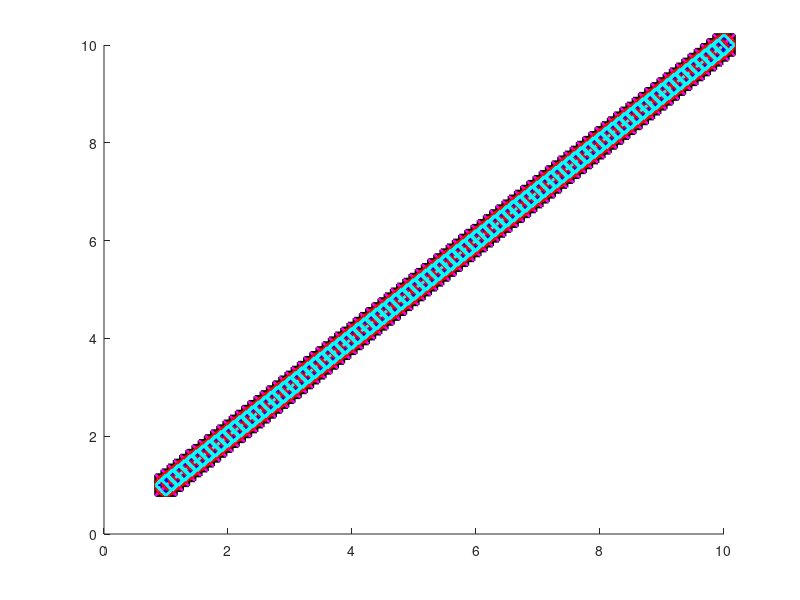

MATLAB code for this plot: (Note: this script raises an error after producing the figure.)
function draw_bar_changeOthers()
fig = figure;
hold on;

figure_MarkerSize = 15;
legend_FontSize = 20;

x = [1:0.1:10];  
y_SubGeoI = x;
y_MDSW = x;
y_HUE = x;
y_RAM = x;
y_DAM = x;

a = plot(x, y_SubGeoI, 'ks-','LineWidth',2,'MarkerSize',figure_MarkerSize);
b = plot(x, y_MDSW, 'mx-', 'LineWidth', 2,'MarkerSize',figure_MarkerSize);
c = plot(x, y_HUE, 'b+-','LineWidth',2,'MarkerSize',figure_MarkerSize);
%d = plot(x,y_RAM, 'ro-','LineWidth',2,'MarkerSize',figure_MarkerSize);
%e = plot(x, y_DAM, 'r*-','LineWidth',2,'MarkerSize',figure_MarkerSize);
e = plot(x, y_DAM, 'ro-','LineWidth',2,'MarkerSize',figure_MarkerSize);
f = plot(x, y_DAM, 'cd:','LineWidth',2,'MarkerSize',figure_MarkerSize);


a.Visible='off';
b.Visible='off';
c.Visible='off';
%d.Visible='off';
e.Visible='off';
f.Visible='off';

locationType = 'northoutside';
orientationType = 'horizontal';
textColor = 'black';
%h = legend('SubGeoI', 'MDSW','HUEM','RAM','DAM','DAM-NS','Location',locationType,'Orientation',orientationType, 'TextColor', textColor);
h = legend('SubGeoI', 'MDSW','HUEM','DAM','DAM-NS','Location',locationType,'Orientation',orientationType, 'TextColor', textColor);
set(h,'FontName','Times New Roman','FontSize',legend_FontSize,'FontWeight','normal');
axis off;